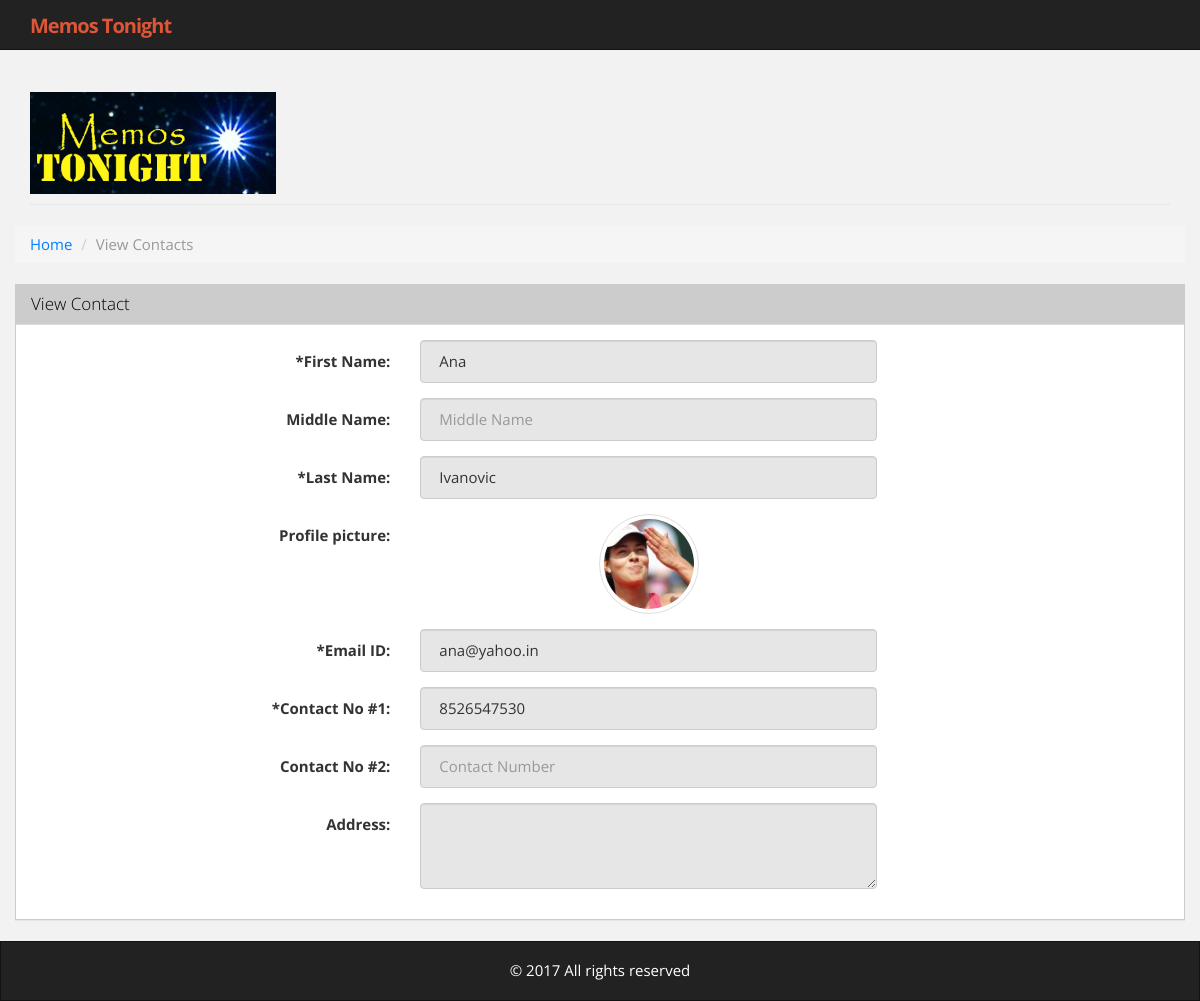
The page /view.php?cid=16 on the database its author committed.
### tables this page shows
CREATE TABLE IF NOT EXISTS `tbl_contacts` (
  `contact_id` int(11) NOT NULL AUTO_INCREMENT,
  `first_name` varchar(255) NOT NULL,
  `middle_name` varchar(255) NOT NULL,
  `last_name` varchar(255) NOT NULL,
  `address` text,
  `contact_no1` varchar(255) NOT NULL,
  `contact_no2` varchar(255) DEFAULT NULL,
  `email_address` varchar(255) NOT NULL,
  `profile_pic` varchar(255) DEFAULT NULL,
  PRIMARY KEY (`contact_id`)
);

### view.php (the view)
<?php
require_once 'config.php';
include 'header.php';
try {
    $sql  = "SELECT * FROM tbl_contacts WHERE 1 AND contact_id = :cid";
    $stmt = $DB->prepare($sql);
    $stmt->bindValue(":cid", intval($_GET["cid"]));
    $stmt->execute();
    $results = $stmt->fetchAll();
}
catch (Exception $ex) {
    echo $ex->getMessage();
}
?>
    <div class="row">
      <ul class="breadcrumb">
        <li><a href="index.php">Home</a></li>
        <li class="active">View Contacts</li>
      </ul>
    </div>
    <div class="row">
      <div class="panel panel-default">
        <div class="panel-heading">
          <h3 class="panel-title">View Contact</h3>
        </div>
        <div class="panel-body">
          <form class="form-horizontal" name="contact_form" id="contact_form" enctype="multipart/form-data" method="post" action="process.php">
            <fieldset>
              <div class="form-group">
                <label class="col-lg-4 control-label" for="first_name"><span class="required">*</span>First Name:</label>
                <div class="col-lg-5">
                  <input type="text" readonly="" placeholder="First Name" value="<?php echo $results[0]["first_name"] ?>" id="first_name" class="form-control" name="first_name"><span id="first_name_err" class="error"></span>
                </div>
              </div>
              <div class="form-group">
                <label class="col-lg-4 control-label" for="middle_name">Middle Name:</label>
                <div class="col-lg-5">
                  <input type="text" readonly="" value="<?php echo $results[0]["middle_name"] ?>" placeholder="Middle Name" id="middle_name" class="form-control" name="middle_name">
                </div>
              </div>
              <div class="form-group">
                <label class="col-lg-4 control-label" for="last_name"><span class="required">*</span>Last Name:</label>
                <div class="col-lg-5">
                  <input type="text" readonly="" value="<?php echo $results[0]["last_name"] ?>" placeholder="Last Name" id="last_name" class="form-control" name="last_name"><span id="last_name_err" class="error"></span>
                </div>
              </div>
              <div class="form-group">
                <label class="col-lg-4 control-label" for="profile_pic">Profile picture:</label>
                <div class="col-lg-5">
                  <?php $pic = ($results[0]["profile_pic"] <> "" ) ? $results[0]["profile_pic"] : "no_avatar.png" ?>
                  <a href="profile_pics/<?php echo $pic ?>" target="_blank"><img src="profile_pics/<?php echo $pic ?>" alt="" width="100" height="100" class="thumbnail" ></a>
                </div>
              </div>
              <div class="form-group">
                <label class="col-lg-4 control-label" for="email_id"><span class="required">*</span>Email ID:</label>
                <div class="col-lg-5">
                  <input type="text" readonly="" value="<?php echo $results[0]["email_address"] ?>" placeholder="Email ID" id="email_id" class="form-control" name="email_id"><span id="email_id_err" class="error"></span>
                </div>
              </div>
              <div class="form-group">
                <label class="col-lg-4 control-label" for="contact_no1"><span class="required">*</span>Contact No #1:</label>
                <div class="col-lg-5">
                  <input type="text" readonly="" value="<?php echo $results[0]["contact_no1"] ?>" placeholder="Contact Number" id="contact_no1" class="form-control" name="contact_no1"><span id="contact_no1_err" class="error"></span>
                </div>
              </div>
              <div class="form-group">
                <label class="col-lg-4 control-label" for="contact_no2">Contact No #2:</label>
                <div class="col-lg-5">
                  <input type="text" readonly="" value="<?php echo $results[0][" contact_no2 "] ?>" placeholder="Contact Number" id="contact_no2" class="form-control" name="contact_no2"><span id="contact_no2_err" class="error"></span>
                </div>
              </div>
              <div class="form-group">
                <label class="col-lg-4 control-label" for="address">Address:</label>
                <div class="col-lg-5">
                  <textarea id="address" readonly="" name="address" rows="3" class="form-control"><?php echo $results[0]["address"] ?></textarea>
                </div>
              </div>
            </fieldset>
          </form>
        </div>
      </div>
    </div>
</div>
<?php
include 'footer.php';
?>

### style/style.css (style rules this page uses)
html,body { margin:0; height: 100%; }
body { padding-top: 50px; background: #f2f2f2; }
.form-control { border-radius: 4px; }
.thumbnail { border-radius: 50%; display: block; margin: auto; }
.panel-default { border-color: #ccc; }
.panel-default>.panel-heading { color: black; background-color: #ccc; border-color: #dddddd; }

### rows shown on the page
tbl_contacts: first_name "Ana", last_name "Ivanovic", profile_pic (picture), email_id "ana@yahoo.in", contact_no1 "8526547530"
